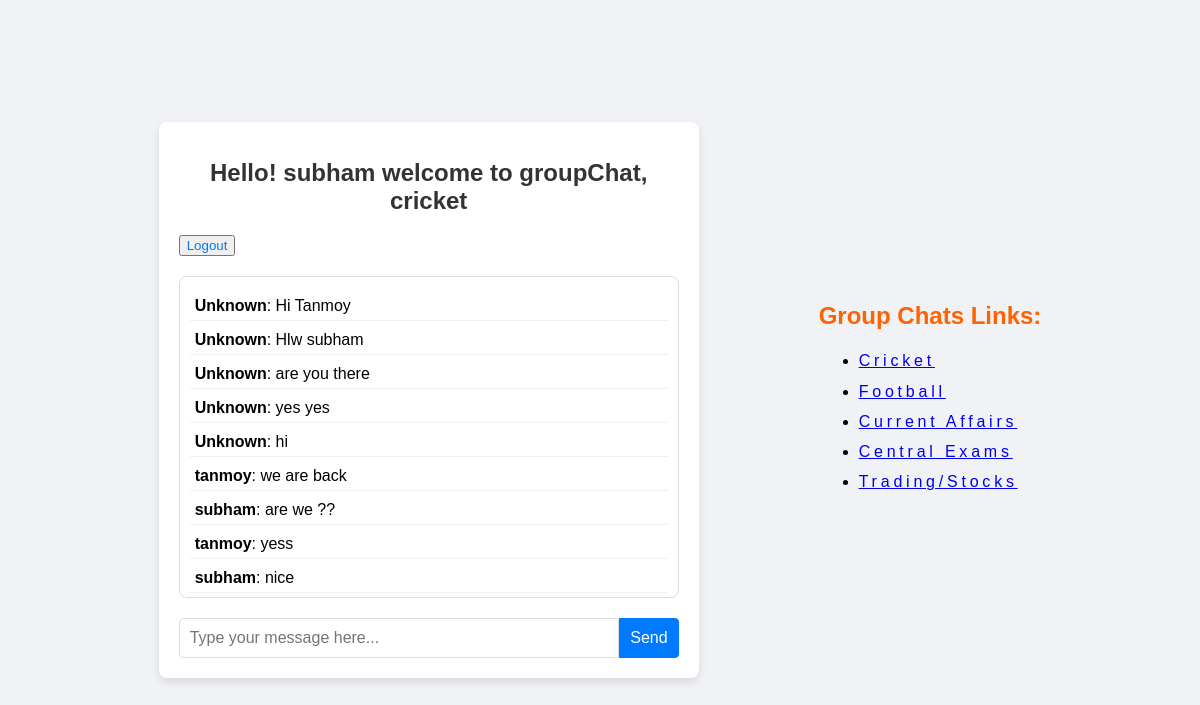
The app's page /cricket/ (signed in) with its own data.
### chat/models.py (models this page shows, shortened)
class Group(models.Model):
    name=models.CharField(max_length=300)

class Chat(models.Model):
    user=models.CharField(max_length=50,default='Unknown')
    content=models.CharField(max_length=10000)
    timestamp=models.DateTimeField(auto_now=True)
    group=models.ForeignKey('Group',on_delete=models.CASCADE)

### chat/views.py (the view)
# urls.py: path('<str:group_name>/',views.groupchat,name="group-chat"),
def groupchat(request,group_name):
    group, created = Group.objects.get_or_create(name=group_name)
    chats = Chat.objects.filter(group=group) if not created else []
    context={
        'viewname':'groupchat',
        'groupname':group_name,
        'chats':chats,
    }
    return render(request,"chatpage.html",context)

### templates/chatpage.html (shortened to what this page needs)
<!DOCTYPE html>
<html lang="en">
<head>
</head>
<body>
    <div class="container">
        {% if viewname == 'chatPage' %}
        <h1>Hello, Welcome to my chat site! {{request.user}}</h1>
        {% elif viewname == 'groupchat' %}
        <h1>Hello! {{request.user}} welcome to groupChat, {{groupname}}</h1>
        {% endif %}
        {% if request.user.is_authenticated %}
        <form class="logout-form" method="post" action="{% url 'logout-user' %}">
            <button type="submit" class="logout-button">Logout</button>
        </form>
        {% endif %}
        <div class="chat__item__container" id="id_chat_item_container">
            {% for chat in chats %}
            <div class="chat__item"><strong>{{chat.user}}</strong>: {{ chat.content }}</div>
            {% endfor %}
        </div>
        <div class="input-container">
            <input type="text" id="id_message_send_input" placeholder="Type your message here..." />
            <button type="submit" id="id_message_send_button">Send</button>
        </div>
    </div>
    <div class="container2">
        <h1 style="color: rgb(255, 98, 0); font-family: Arial, sans-serif; text-align: center;">Group Chats Links:</h1>
        <ul style="letter-spacing: 0.1cm; line-height: 0.8cm;">
            <li><a href="/cricket/">Cricket</a></li>
            <li><a href="/football/">Football</a></li>
            <li><a href="/current_affairs/">Current Affairs</a></li>
            <li><a href="/central_exams/">Central Exams</a></li>
            <li><a href="/trading_stocks/">Trading/Stocks</a></li>
        </ul>
    </div>
</body>
</html>

### templates/chatpage.html (style rules this page uses)
body { font-family: Arial, sans-serif; background-color: #f0f2f5; margin: 0; padding: 0; display: flex; justify-content: center; align-items: center; height: 100vh; }
.container { background: #fff; border-radius: 8px; box-shadow: 0 4px 8px rgba(0, 0, 0, 0.1); padding: 20px; max-width: 500px; width: 100%; }
.container2 { margin-left: 10%; }
h1 { color: #333; text-align: center; font-size: 24px; }
.logout-button { display: block; text-align: center; margin: 20px 0; color: #007BFF; text-decoration: none; }
.chat__item__container { border: 1px solid #ddd; border-radius: 8px; padding: 10px; max-height: 300px; overflow-y: auto; margin-bottom: 20px; }
.chat__item__container div { padding: 5px; margin: 5px 0; border-bottom: 1px solid #f0f0f0; }
.input-container { display: flex; }
.input-container input { flex: 1; padding: 10px; border: 1px solid #ddd; border-radius: 4px 0 0 4px; font-size: 16px; }
.input-container button { padding: 10px; border: 1px solid #007BFF; background: #007BFF; color: #fff; border-radius: 0 4px 4px 0; cursor: pointer; font-size: 16px; }

### records on screen
Group: name "cricket"
Chat: user "Unknown", content "Hi Tanmoy"
Chat: user "Unknown", content "Hlw subham"
Chat: user "Unknown", content "are you there"
Chat: user "Unknown", content "yes yes"
Chat: user "Unknown", content "hi"
Chat: user "tanmoy", content "we are back"
Chat: user "subham", content "are we ??"
Chat: user "tanmoy", content "yess"
Chat: user "subham", content "nice"

### other values on screen
{{ request.user }} "subham"
